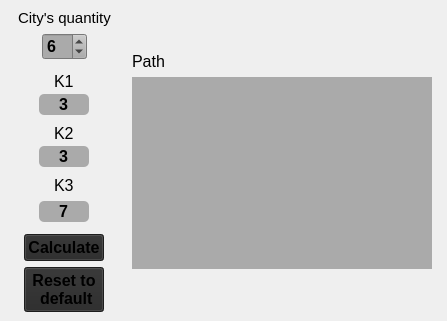
           <widget class="QFrame" name="TSP_frame">
            <property name="sizePolicy">
             <sizepolicy hsizetype="Preferred" vsizetype="Preferred">
              <horstretch>0</horstretch>
              <verstretch>0</verstretch>
             </sizepolicy>
            </property>
            <property name="frameShape">
             <enum>QFrame::NoFrame</enum>
            </property>
            <property name="frameShadow">
             <enum>QFrame::Raised</enum>
            </property>
            <layout class="QHBoxLayout" name="horizontalLayout" stretch="0,0,0">
             <property name="spacing">
              <number>3</number>
             </property>
             <property name="leftMargin">
              <number>3</number>
             </property>
             <property name="topMargin">
              <number>3</number>
             </property>
             <property name="rightMargin">
              <number>3</number>
             </property>
             <property name="bottomMargin">
              <number>3</number>
             </property>
             <item>
              <widget class="QFrame" name="frame_27">
               <property name="sizePolicy">
                <sizepolicy hsizetype="Maximum" vsizetype="Maximum">
                 <horstretch>0</horstretch>
                 <verstretch>0</verstretch>
                </sizepolicy>
               </property>
               <property name="frameShape">
                <enum>QFrame::NoFrame</enum>
               </property>
               <property name="frameShadow">
                <enum>QFrame::Raised</enum>
               </property>
               <layout class="QVBoxLayout" name="verticalLayout_31">
                <property name="spacing">
                 <number>0</number>
                </property>
                <property name="leftMargin">
                 <number>0</number>
                </property>
                <property name="topMargin">
                 <number>0</number>
                </property>
                <property name="rightMargin">
                 <number>0</number>
                </property>
                <property name="bottomMargin">
                 <number>0</number>
                </property>
                <item>
                 <layout class="QGridLayout" name="distan_matrix" rowstretch="0" columnstretch="0" rowminimumheight="0" columnminimumwidth="0">
                  <property name="sizeConstraint">
                   <enum>QLayout::SetMaximumSize</enum>
                  </property>
                  <property name="leftMargin">
                   <number>3</number>
                  </property>
                  <property name="topMargin">
                   <number>3</number>
                  </property>
                  <property name="rightMargin">
                   <number>3</number>
                  </property>
                  <property name="bottomMargin">
                   <number>3</number>
                  </property>
                  <property name="spacing">
                   <number>3</number>
                  </property>
                 </layout>
                </item>
               </layout>
              </widget>
             </item>
             <item>
              <widget class="QFrame" name="frame_7">
               <property name="sizePolicy">
                <sizepolicy hsizetype="Maximum" vsizetype="Maximum">
                 <horstretch>0</horstretch>
                 <verstretch>0</verstretch>
                </sizepolicy>
               </property>
               <property name="frameShape">
                <enum>QFrame::NoFrame</enum>
               </property>
               <property name="frameShadow">
                <enum>QFrame::Raised</enum>
               </property>
               <layout class="QVBoxLayout" name="verticalLayout_24">
                <property name="spacing">
                 <number>3</number>
                </property>
                <property name="leftMargin">
                 <number>0</number>
                </property>
                <property name="topMargin">
                 <number>0</number>
                </property>
                <property name="rightMargin">
                 <number>0</number>
                </property>
                <property name="bottomMargin">
                 <number>0</number>
                </property>
                <item alignment="Qt::AlignHCenter|Qt::AlignTop">
                 <widget class="QFrame" name="frame_24">
                  <property name="sizePolicy">
                   <sizepolicy hsizetype="Preferred" vsizetype="Preferred">
                    <horstretch>0</horstretch>
                    <verstretch>0</verstretch>
                   </sizepolicy>
                  </property>
                  <property name="frameShape">
                   <enum>QFrame::NoFrame</enum>
                  </property>
                  <property name="frameShadow">
                   <enum>QFrame::Raised</enum>
                  </property>
                  <layout class="QVBoxLayout" name="verticalLayout_26">
                   <property name="spacing">
                    <number>6</number>
                   </property>
                   <property name="leftMargin">
                    <number>6</number>
                   </property>
                   <property name="topMargin">
                    <number>6</number>
                   </property>
                   <property name="rightMargin">
                    <number>6</number>
                   </property>
                   <property name="bottomMargin">
                    <number>6</number>
                   </property>
                   <item alignment="Qt::AlignHCenter|Qt::AlignTop">
                    <widget class="QLabel" name="label_8">
                     <property name="sizePolicy">
                      <sizepolicy hsizetype="Preferred" vsizetype="Preferred">
                       <horstretch>0</horstretch>
                       <verstretch>0</verstretch>
                      </sizepolicy>
                     </property>
                     <property name="font">
                      <font>
                       <pointsize>11</pointsize>
                      </font>
                     </property>
                     <property name="text">
                      <string>City's quantity</string>
                     </property>
                    </widget>
                   </item>
                   <item alignment="Qt::AlignHCenter|Qt::AlignTop">
                    <widget class="QSpinBox" name="tsp_city">
                     <property name="sizePolicy">
                      <sizepolicy hsizetype="Maximum" vsizetype="Preferred">
                       <horstretch>0</horstretch>
                       <verstretch>0</verstretch>
                      </sizepolicy>
                     </property>
                     <property name="font">
                      <font>
                       <pointsize>12</pointsize>
                       <bold>true</bold>
                      </font>
                     </property>
                     <property name="styleSheet">
                      <string notr="true">*{
background-color: rgb(170,170,170);
color:black;
font-weight: bold;

}</string>
                     </property>
                     <property name="minimum">
                      <number>3</number>
                     </property>
                     <property name="maximum">
                      <number>11</number>
                     </property>
                     <property name="value">
                      <number>6</number>
                     </property>
                    </widget>
                   </item>
                  </layout>
                 </widget>
                </item>
                <item alignment="Qt::AlignHCenter">
                 <widget class="QFrame" name="k1_frame">
                  <property name="sizePolicy">
                   <sizepolicy hsizetype="Maximum" vsizetype="Maximum">
                    <horstretch>0</horstretch>
                    <verstretch>0</verstretch>
                   </sizepolicy>
                  </property>
                  <property name="frameShape">
                   <enum>QFrame::NoFrame</enum>
                  </property>
                  <property name="frameShadow">
                   <enum>QFrame::Raised</enum>
                  </property>
                  <layout class="QVBoxLayout" name="verticalLayout_25">
                   <property name="spacing">
                    <number>3</number>
                   </property>
                   <property name="leftMargin">
                    <number>3</number>
                   </property>
                   <property name="topMargin">
                    <number>3</number>
                   </property>
                   <property name="rightMargin">
                    <number>3</number>
                   </property>
                   <property name="bottomMargin">
                    <number>3</number>
                   </property>
                   <item alignment="Qt::AlignHCenter|Qt::AlignTop">
                    <widget class="QLabel" name="label_2">
                     <property name="sizePolicy">
                      <sizepolicy hsizetype="Preferred" vsizetype="Preferred">
                       <horstretch>0</horstretch>
                       <verstretch>0</verstretch>
                      </sizepolicy>
                     </property>
                     <property name="font">
                      <font>
                       <pointsize>12</pointsize>
                      </font>
                     </property>
                     <property name="text">
                      <string>K1</string>
                     </property>
                    </widget>
                   </item>
                   <item>
                    <widget class="QLineEdit" name="k1_tsp">
                     <property name="sizePolicy">
                      <sizepolicy hsizetype="Maximum" vsizetype="Maximum">
                       <horstretch>0</horstretch>
                       <verstretch>0</verstretch>
                      </sizepolicy>
                     </property>
                     <property name="maximumSize">
                      <size>
                       <width>50</width>
                       <height>16777215</height>
                      </size>
                     </property>
                     <property name="font">
                      <font>
                       <pointsize>12</pointsize>
                       <bold>true</bold>
                      </font>
                     </property>
                     <property name="tabletTracking">
                      <bool>false</bool>
                     </property>
                     <property name="autoFillBackground">
                      <bool>false</bool>
                     </property>
                     <property name="styleSheet">
                      <string notr="true">*{
background-color: rgb(170,170,170);
border-radius: 5px;
color: black;
font-weight:bold;
}</string>
                     </property>
                     <property name="inputMask">
                      <string/>
                     </property>
                     <property name="text">
                      <string>3</string>
                     </property>
                     <property name="maxLength">
                      <number>5</number>
                     </property>
                     <property name="alignment">
                      <set>Qt::AlignCenter</set>
                     </property>
                     <property name="placeholderText">
                      <string/>
                     </property>
                    </widget>
                   </item>
                  </layout>
                 </widget>
                </item>
                <item alignment="Qt::AlignHCenter">
                 <widget class="QFrame" name="k2_frame">
                  <property name="sizePolicy">
                   <sizepolicy hsizetype="Maximum" vsizetype="Maximum">
                    <horstretch>0</horstretch>
                    <verstretch>0</verstretch>
                   </sizepolicy>
                  </property>
                  <property name="maximumSize">
                   <size>
                    <width>16777215</width>
                    <height>16777215</height>
                   </size>
                  </property>
                  <property name="font">
                   <font>
                    <pointsize>12</pointsize>
                   </font>
                  </property>
                  <property name="frameShape">
                   <enum>QFrame::NoFrame</enum>
                  </property>
                  <property name="frameShadow">
                   <enum>QFrame::Raised</enum>
                  </property>
                  <layout class="QVBoxLayout" name="verticalLayout_28">
                   <property name="spacing">
                    <number>3</number>
                   </property>
                   <property name="leftMargin">
                    <number>3</number>
                   </property>
                   <property name="topMargin">
                    <number>3</number>
                   </property>
                   <property name="rightMargin">
                    <number>3</number>
                   </property>
                   <property name="bottomMargin">
                    <number>3</number>
                   </property>
                   <item alignment="Qt::AlignHCenter|Qt::AlignTop">
                    <widget class="QLabel" name="label_6">
                     <property name="sizePolicy">
                      <sizepolicy hsizetype="Preferred" vsizetype="Preferred">
                       <horstretch>0</horstretch>
                       <verstretch>0</verstretch>
                      </sizepolicy>
                     </property>
                     <property name="font">
                      <font>
                       <pointsize>12</pointsize>
                      </font>
                     </property>
                     <property name="text">
                      <string>K2</string>
                     </property>
                    </widget>
                   </item>
                   <item>
                    <widget class="QLineEdit" name="k2_tsp">
                     <property name="sizePolicy">
                      <sizepolicy hsizetype="Maximum" vsizetype="Maximum">
                       <horstretch>0</horstretch>
                       <verstretch>0</verstretch>
                      </sizepolicy>
                     </property>
                     <property name="maximumSize">
                      <size>
                       <width>50</width>
                       <height>16777215</height>
                      </size>
                     </property>
                     <property name="font">
                      <font>
                       <pointsize>12</pointsize>
                       <bold>true</bold>
                      </font>
                     </property>
                     <property name="autoFillBackground">
                      <bool>false</bool>
                     </property>
                     <property name="styleSheet">
                      <string notr="true">*{
background-color: rgb(170,170,170);
border-radius: 5px;
color: black;
font-weight:bold;

}</string>
                     </property>
                     <property name="inputMask">
                      <string/>
                     </property>
                     <property name="text">
                      <string>3</string>
                     </property>
                     <property name="maxLength">
                      <number>5</number>
                     </property>
                     <property name="alignment">
                      <set>Qt::AlignCenter</set>
                     </property>
                     <property name="placeholderText">
                      <string/>
                     </property>
                    </widget>
                   </item>
                  </layout>
                 </widget>
                </item>
                <item alignment="Qt::AlignHCenter">
                 <widget class="QFrame" name="k3_frame">
                  <property name="sizePolicy">
                   <sizepolicy hsizetype="Maximum" vsizetype="Maximum">
                    <horstretch>0</horstretch>
                    <verstretch>0</verstretch>
                   </sizepolicy>
                  </property>
                  <property name="font">
                   <font>
                    <pointsize>12</pointsize>
                   </font>
                  </property>
                  <property name="frameShape">
                   <enum>QFrame::NoFrame</enum>
                  </property>
                  <property name="frameShadow">
                   <enum>QFrame::Raised</enum>
                  </property>
                  <layout class="QVBoxLayout" name="verticalLayout_27">
                   <property name="spacing">
                    <number>6</number>
                   </property>
                   <property name="leftMargin">
                    <number>3</number>
                   </property>
                   <property name="topMargin">
                    <number>3</number>
                   </property>
                   <property name="rightMargin">
                    <number>3</number>
                   </property>
                   <property name="bottomMargin">
                    <number>3</number>
                   </property>
                   <item alignment="Qt::AlignHCenter|Qt::AlignTop">
                    <widget class="QLabel" name="label_7">
                     <property name="sizePolicy">
                      <sizepolicy hsizetype="Preferred" vsizetype="Preferred">
                       <horstretch>0</horstretch>
                       <verstretch>0</verstretch>
                      </sizepolicy>
                     </property>
                     <property name="font">
                      <font>
                       <pointsize>12</pointsize>
                      </font>
                     </property>
                     <property name="text">
                      <string>K3</string>
                     </property>
                    </widget>
                   </item>
                   <item alignment="Qt::AlignHCenter|Qt::AlignTop">
                    <widget class="QLineEdit" name="k3_tsp">
                     <property name="sizePolicy">
                      <sizepolicy hsizetype="Maximum" vsizetype="Maximum">
                       <horstretch>0</horstretch>
                       <verstretch>0</verstretch>
                      </sizepolicy>
                     </property>
                     <property name="maximumSize">
                      <size>
                       <width>50</width>
                       <height>16777215</height>
                      </size>
                     </property>
                     <property name="font">
                      <font>
                       <pointsize>12</pointsize>
                       <bold>true</bold>
                      </font>
                     </property>
                     <property name="autoFillBackground">
                      <bool>false</bool>
                     </property>
                     <property name="styleSheet">
                      <string notr="true">*{
background-color: rgb(170,170,170);
border-radius: 5px;
color: black;
font-weight:bold;
}</string>
                     </property>
                     <property name="text">
                      <string>7</string>
                     </property>
                     <property name="maxLength">
                      <number>5</number>
                     </property>
                     <property name="cursorPosition">
                      <number>0</number>
                     </property>
                     <property name="alignment">
                      <set>Qt::AlignCenter</set>
                     </property>
                     <property name="dragEnabled">
                      <bool>false</bool>
                     </property>
                     <property name="placeholderText">
                      <string/>
                     </property>
                    </widget>
                   </item>
                  </layout>
                 </widget>
                </item>
                <item alignment="Qt::AlignHCenter|Qt::AlignTop">
                 <widget class="QFrame" name="frame_29">
                  <property name="frameShape">
                   <enum>QFrame::NoFrame</enum>
                  </property>
                  <property name="frameShadow">
                   <enum>QFrame::Raised</enum>
                  </property>
                  <layout class="QVBoxLayout" name="verticalLayout_23">
                   <property name="leftMargin">
                    <number>6</number>
                   </property>
                   <property name="topMargin">
                    <number>6</number>
                   </property>
                   <property name="rightMargin">
                    <number>6</number>
                   </property>
                   <property name="bottomMargin">
                    <number>6</number>
                   </property>
                   <item alignment="Qt::AlignHCenter">
                    <widget class="QPushButton" name="TSP_calculate_button">
                     <property name="sizePolicy">
                      <sizepolicy hsizetype="Maximum" vsizetype="Maximum">
                       <horstretch>0</horstretch>
                       <verstretch>0</verstretch>
                      </sizepolicy>
                     </property>
                     <property name="font">
                      <font>
                       <pointsize>-1</pointsize>
                       <bold>true</bold>
                      </font>
                     </property>
                     <property name="styleSheet">
                      <string notr="true">background-color: rgb(40,40,40);
font-size:16px
</string>
                     </property>
                     <property name="text">
                      <string>Calculate</string>
                     </property>
                    </widget>
                   </item>
                   <item>
                    <widget class="QPushButton" name="TSP_deafult_button">
                     <property name="sizePolicy">
                      <sizepolicy hsizetype="Maximum" vsizetype="Maximum">
                       <horstretch>0</horstretch>
                       <verstretch>0</verstretch>
                      </sizepolicy>
                     </property>
                     <property name="font">
                      <font>
                       <pointsize>-1</pointsize>
                       <bold>true</bold>
                      </font>
                     </property>
                     <property name="styleSheet">
                      <string notr="true">background-color: rgb(40,40,40);
font-size: 16px
</string>
                     </property>
                     <property name="text">
                      <string>Reset to
 default</string>
                     </property>
                    </widget>
                   </item>
                  </layout>
                 </widget>
                </item>
               </layout>
              </widget>
             </item>
             <item>
              <widget class="QFrame" name="frame_28">
               <property name="sizePolicy">
                <sizepolicy hsizetype="Expanding" vsizetype="Maximum">
                 <horstretch>0</horstretch>
                 <verstretch>0</verstretch>
                </sizepolicy>
               </property>
               <property name="frameShape">
                <enum>QFrame::NoFrame</enum>
               </property>
               <property name="frameShadow">
                <enum>QFrame::Raised</enum>
               </property>
               <layout class="QVBoxLayout" name="verticalLayout_29" stretch="0">
                <property name="leftMargin">
                 <number>6</number>
                </property>
                <property name="topMargin">
                 <number>6</number>
                </property>
                <property name="rightMargin">
                 <number>6</number>
                </property>
                <property name="bottomMargin">
                 <number>6</number>
                </property>
                <item alignment="Qt::AlignVCenter">
                 <widget class="QFrame" name="frame_30">
                  <property name="sizePolicy">
                   <sizepolicy hsizetype="Expanding" vsizetype="Maximum">
                    <horstretch>0</horstretch>
                    <verstretch>0</verstretch>
                   </sizepolicy>
                  </property>
                  <property name="frameShape">
                   <enum>QFrame::NoFrame</enum>
                  </property>
                  <property name="frameShadow">
                   <enum>QFrame::Raised</enum>
                  </property>
                  <layout class="QVBoxLayout" name="verticalLayout_30">
                   <property name="leftMargin">
                    <number>6</number>
                   </property>
                   <property name="topMargin">
                    <number>6</number>
                   </property>
                   <property name="rightMargin">
                    <number>6</number>
                   </property>
                   <property name="bottomMargin">
                    <number>6</number>
                   </property>
                   <item alignment="Qt::AlignLeft|Qt::AlignTop">
                    <widget class="QLabel" name="label_9">
                     <property name="sizePolicy">
                      <sizepolicy hsizetype="Maximum" vsizetype="Maximum">
                       <horstretch>0</horstretch>
                       <verstretch>0</verstretch>
                      </sizepolicy>
                     </property>
                     <property name="font">
                      <font>
                       <pointsize>12</pointsize>
                      </font>
                     </property>
                     <property name="text">
                      <string>Path</string>
                     </property>
                    </widget>
                   </item>
                   <item>
                    <widget class="QTextEdit" name="path_text">
                     <property name="sizePolicy">
                      <sizepolicy hsizetype="Expanding" vsizetype="Maximum">
                       <horstretch>0</horstretch>
                       <verstretch>0</verstretch>
                      </sizepolicy>
                     </property>
                     <property name="minimumSize">
                      <size>
                       <width>300</width>
                       <height>0</height>
                      </size>
                     </property>
                     <property name="font">
                      <font>
                       <pointsize>14</pointsize>
                       <bold>true</bold>
                      </font>
                     </property>
                     <property name="autoFillBackground">
                      <bool>true</bool>
                     </property>
                     <property name="styleSheet">
                      <string notr="true">*{
background-color: rgb(170,170,170);
border-radius: 10px;
color: black;
font-weight: bold;
selection-background-color:rgb(60,60,60)
}</string>
                     </property>
                     <property name="frameShape">
                      <enum>QFrame::StyledPanel</enum>
                     </property>
                     <property name="lineWidth">
                      <number>1</number>
                     </property>
                    </widget>
                   </item>
                  </layout>
                 </widget>
                </item>
               </layout>
              </widget>
             </item>
            </layout>
           </widget>
